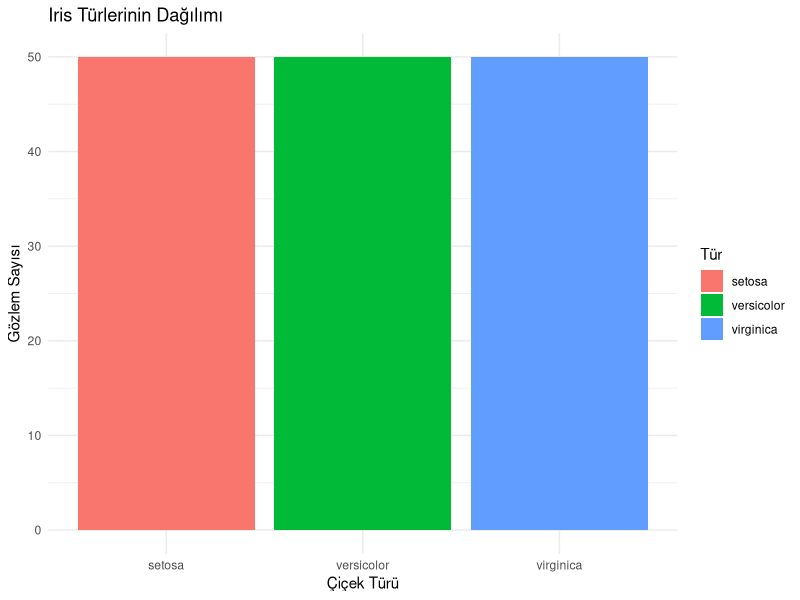
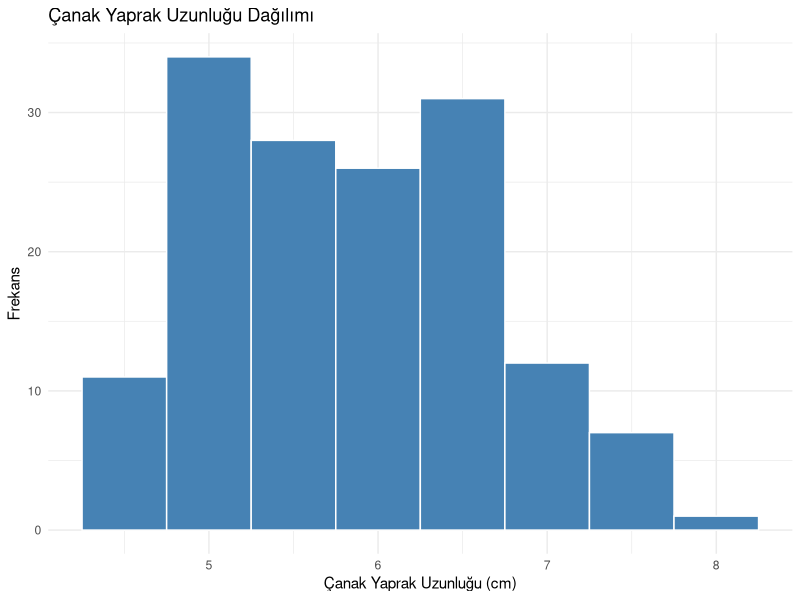
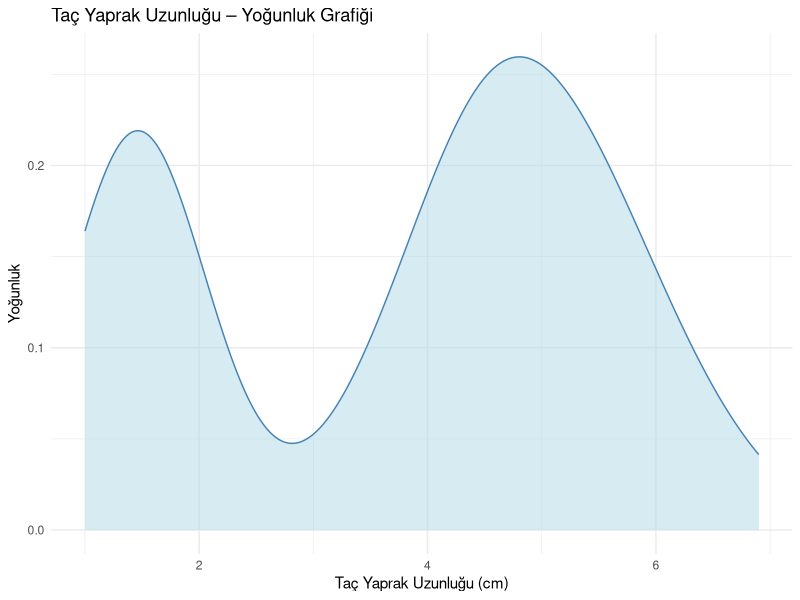
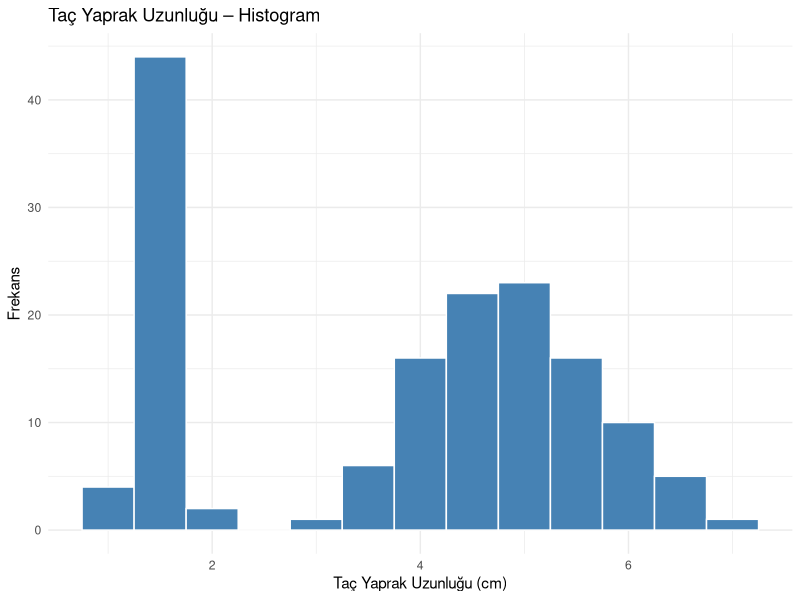
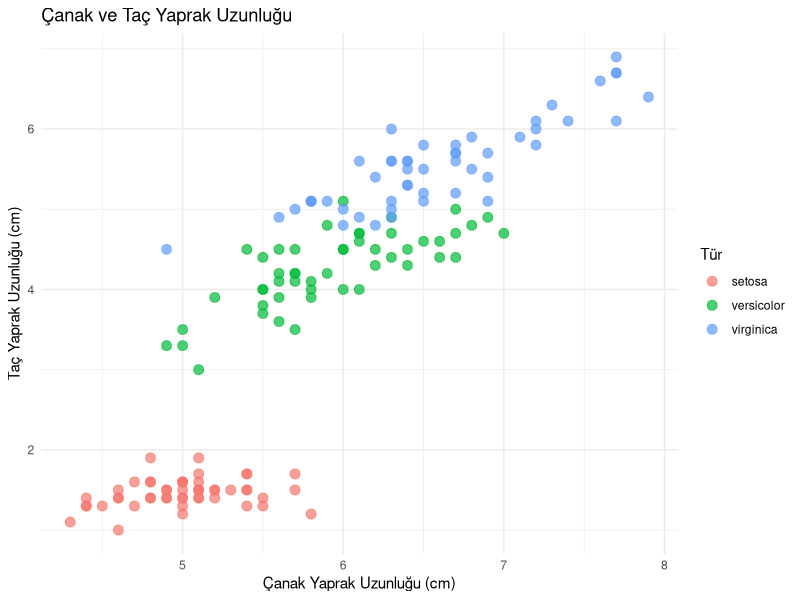
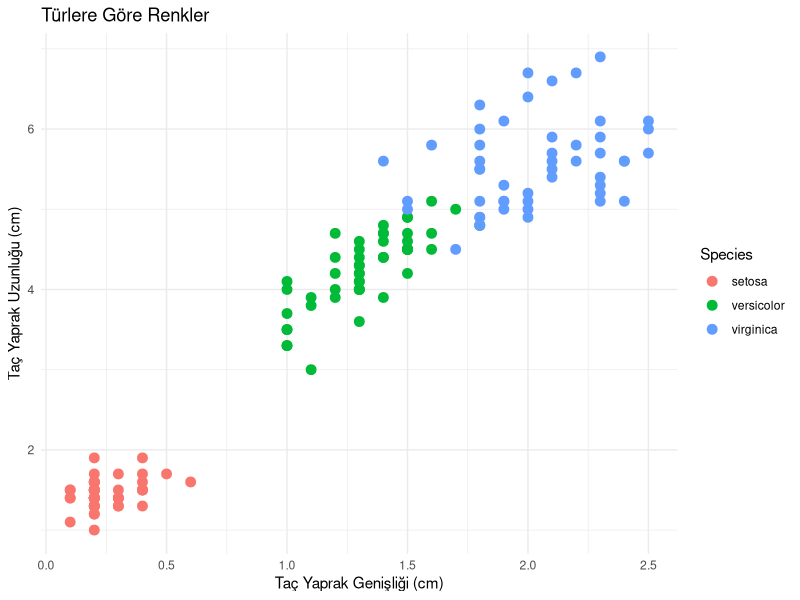
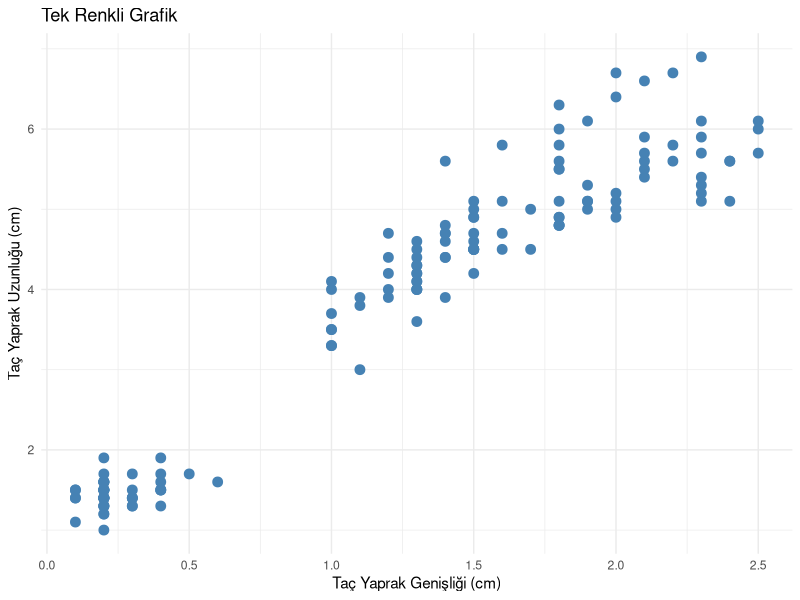
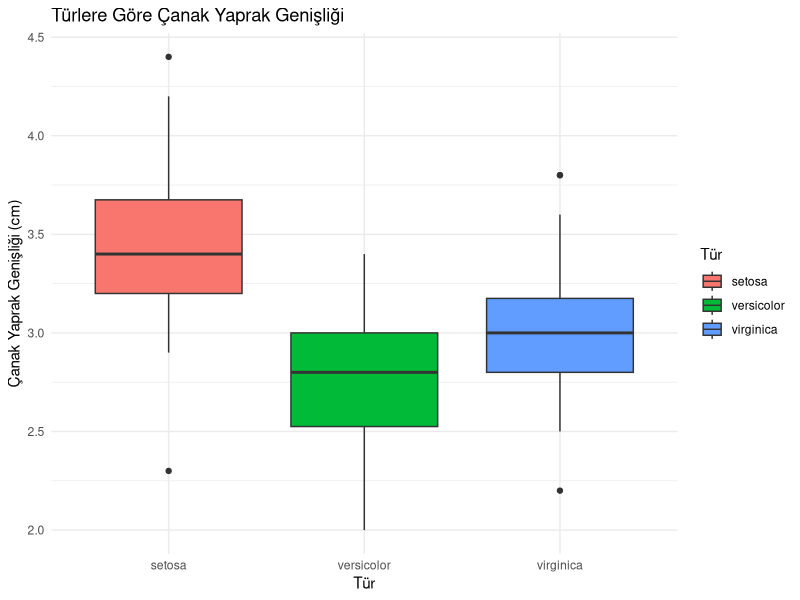

Recreate these plots in R, in order.
## ---- chunk 1
library(ggplot2)
data(iris)
## ---- chunk 2
head(iris)
dim(iris)
nrow(iris)
ncol(iris)
names(iris)
str(iris)
## ---- chunk 3
sum(is.na(iris))
colSums(is.na(iris))
summary(iris$Sepal.Length)
summary(iris$Petal.Length)
sd(iris$Sepal.Length)
sd(iris$Petal.Length)
## ---- chunk 4
table(iris$Species)

ggplot(iris, aes(x = Species, fill = Species)) +
  geom_bar() +
  labs(title = "Iris Türlerinin Dağılımı",
       x = "Çiçek Türü", y = "Gözlem Sayısı", fill = "Tür") +
  theme_minimal()
## ---- chunk 5
ggplot(iris, aes(x = Sepal.Length)) +
  geom_histogram(binwidth = 0.5, fill = "steelblue", color = "white") +
  labs(title = "Çanak Yaprak Uzunluğu Dağılımı",
       x = "Çanak Yaprak Uzunluğu (cm)", y = "Frekans") +
  theme_minimal()
## ---- chunk 6
ggplot(iris, aes(x = Petal.Length)) +
  geom_density(fill = "lightblue", color = "steelblue", alpha = 0.5) +
  labs(title = "Taç Yaprak Uzunluğu – Yoğunluk Grafiği",
       x = "Taç Yaprak Uzunluğu (cm)", y = "Yoğunluk") +
  theme_minimal()

ggplot(iris, aes(x = Petal.Length)) +
  geom_histogram(binwidth = 0.5, fill = "steelblue", color = "white") +
  labs(title = "Taç Yaprak Uzunluğu – Histogram",
       x = "Taç Yaprak Uzunluğu (cm)", y = "Frekans") +
  theme_minimal()
## ---- chunk 7
ggplot(iris, aes(x = Sepal.Length, y = Petal.Length, color = Species)) +
  geom_point(size = 3, alpha = 0.7) +
  labs(title = "Çanak ve Taç Yaprak Uzunluğu",
       x = "Çanak Yaprak Uzunluğu (cm)",
       y = "Taç Yaprak Uzunluğu (cm)", color = "Tür") +
  theme_minimal()
## ---- chunk 8
# Renk bir değişkene eşlenir:
ggplot(iris, aes(x = Petal.Width, y = Petal.Length, color = Species)) +
  geom_point(size = 3) +
  labs(title = "Türlere Göre Renkler", x = "Taç Yaprak Genişliği (cm)",
       y = "Taç Yaprak Uzunluğu (cm)") +
  theme_minimal()

# Tüm noktalar aynı renkte çizilir:
ggplot(iris, aes(x = Petal.Width, y = Petal.Length)) +
  geom_point(size = 3, color = "steelblue") +
  labs(title = "Tek Renkli Grafik", x = "Taç Yaprak Genişliği (cm)",
       y = "Taç Yaprak Uzunluğu (cm)") +
  theme_minimal()
## ---- chunk 9
ggplot(iris, aes(x = Species, y = Sepal.Width, fill = Species)) +
  geom_boxplot() +
  labs(title = "Türlere Göre Çanak Yaprak Genişliği",
       x = "Tür", y = "Çanak Yaprak Genişliği (cm)", fill = "Tür") +
  theme_minimal()

aggregate(Sepal.Width ~ Species, data = iris, FUN = median)
## ---- chunk 10
ggplot(iris, aes(x = Sepal.Length, y = Petal.Length, color = Sepal.Width)) +
  geom_point(size = 3) +
  scale_color_viridis_c() +
  labs(title = "Çanak Yaprak Genişliğine Göre Renkler",
       x = "Çanak Yaprak Uzunluğu (cm)",
       y = "Taç Yaprak Uzunluğu (cm)", color = "Genişlik (cm)") +
  theme_minimal()
## ---- chunk 11
ggplot(iris, aes(x = Sepal.Length, y = Petal.Length, color = Species)) +
  geom_point(size = 3, alpha = 0.7) +
  scale_color_manual(values = c("setosa" = "#1B9E77",
                                "versicolor" = "#D95F02",
                                "virginica" = "#7570B3")) +
  labs(title = "Türlere Göre Çanak ve Taç Yaprak Uzunluğu",
       x = "Çanak Yaprak Uzunluğu (cm)",
       y = "Taç Yaprak Uzunluğu (cm)", color = "Çiçek Türü") +
  theme_minimal()
## ---- chunk 12
ggplot(iris, aes(x = Sepal.Length, y = Petal.Length)) +
  geom_point(color = "steelblue", size = 2.5) +
  scale_x_continuous(breaks = seq(4, 8, 0.5)) +
  scale_y_continuous(breaks = seq(1, 7, 1)) +
  labs(title = "Eksen İşaretleri Düzenlenmiş Grafik",
       x = "Çanak Yaprak Uzunluğu (cm)",
       y = "Taç Yaprak Uzunluğu (cm)") +
  theme_minimal()
## ---- chunk 13
ggplot(iris, aes(x = Sepal.Length, y = Petal.Length)) +
  geom_point(color = "steelblue") +
  scale_x_continuous(breaks = seq(4, 8, 0.5)) +
  scale_y_continuous(breaks = seq(1, 7, 1)) +
  labs(title = "Minimal Tema", x = "Çanak Yaprak Uzunluğu (cm)",
       y = "Taç Yaprak Uzunluğu (cm)") +
  theme_minimal()

ggplot(iris, aes(x = Sepal.Length, y = Petal.Length)) +
  geom_point(color = "steelblue") +
  scale_x_continuous(breaks = seq(4, 8, 0.5)) +
  scale_y_continuous(breaks = seq(1, 7, 1)) +
  labs(title = "Klasik Tema", x = "Çanak Yaprak Uzunluğu (cm)",
       y = "Taç Yaprak Uzunluğu (cm)") +
  theme_classic()
## ---- chunk 14
ggplot(iris, aes(x = Sepal.Length, y = Petal.Length)) +
  geom_point(color = "steelblue") +
  facet_wrap(~ Species, ncol = 3) +
  labs(title = "Türler Yan Yana", x = "Çanak Yaprak Uzunluğu (cm)",
       y = "Taç Yaprak Uzunluğu (cm)") +
  theme_minimal()
## ---- chunk 15
ggplot(iris, aes(x = Sepal.Length, y = Petal.Length)) +
  geom_point(color = "steelblue") +
  facet_wrap(~ Species, ncol = 1) +
  labs(title = "Türler Alt Alta", x = "Çanak Yaprak Uzunluğu (cm)",
       y = "Taç Yaprak Uzunluğu (cm)") +
  theme_minimal()
## ---- chunk 16
ggplot(iris, aes(x = Sepal.Length, y = Petal.Length)) +
  geom_point(color = "steelblue") +
  facet_wrap(~ Species, scales = "fixed") +
  labs(title = "Sabit Ölçekler", x = "Çanak Yaprak Uzunluğu (cm)",
       y = "Taç Yaprak Uzunluğu (cm)") +
  theme_minimal()

ggplot(iris, aes(x = Sepal.Length, y = Petal.Length)) +
  geom_point(color = "steelblue") +
  facet_wrap(~ Species, scales = "free") +
  labs(title = "Serbest Ölçekler", x = "Çanak Yaprak Uzunluğu (cm)",
       y = "Taç Yaprak Uzunluğu (cm)") +
  theme_minimal()
## ---- chunk 17
iris$Uzunluk_Grubu = ifelse(iris$Sepal.Length < 5.8, "Kısa", "Uzun")
iris$Uzunluk_Grubu = factor(iris$Uzunluk_Grubu,
                            levels = c("Kısa", "Uzun"))

table(iris$Uzunluk_Grubu)

ggplot(iris, aes(x = Petal.Length, y = Petal.Width)) +
  geom_point(color = "steelblue", alpha = 0.7) +
  facet_grid(Uzunluk_Grubu ~ Species) +
  labs(title = "Uzunluk Grubu ve Türlere Göre Taç Yaprak Ölçüleri",
       x = "Taç Yaprak Uzunluğu (cm)",
       y = "Taç Yaprak Genişliği (cm)") +
  theme_minimal()
## ---- chunk 18
capraz_tablo = table(iris$Species, iris$Uzunluk_Grubu)
capraz_tablo
## ---- chunk 19
capraz_veri = as.data.frame(capraz_tablo)
names(capraz_veri) = c("Species", "Uzunluk_Grubu", "Freq")
head(capraz_veri)

ggplot(capraz_veri, aes(x = Species, y = Freq, fill = Uzunluk_Grubu)) +
  geom_col() +
  labs(title = "Tür ve Uzunluk Grubuna Göre Frekanslar",
       x = "Çiçek Türü", y = "Gözlem Sayısı", fill = "Uzunluk Grubu") +
  theme_minimal()
## ---- chunk 20
ggplot(capraz_veri, aes(x = Species, y = Freq, fill = Uzunluk_Grubu)) +
  geom_col(position = "dodge") +
  labs(title = "Yan Yana Sütunlar", x = "Çiçek Türü",
       y = "Gözlem Sayısı", fill = "Uzunluk Grubu") +
  theme_minimal()

ggplot(capraz_veri, aes(x = Species, y = Freq, fill = Uzunluk_Grubu)) +
  geom_col() +
  labs(title = "Yığınlı Sütunlar", x = "Çiçek Türü",
       y = "Gözlem Sayısı", fill = "Uzunluk Grubu") +
  theme_minimal()
## ---- chunk 21
ggplot(capraz_veri, aes(x = Species, y = Freq, fill = Species)) +
  geom_col() +
  facet_wrap(~ Uzunluk_Grubu) +
  labs(title = "Kısa ve Uzun Gruplarında Türlerin Frekansları",
       x = "Çiçek Türü", y = "Gözlem Sayısı", fill = "Tür") +
  theme_minimal()
## ---- chunk 22
ggplot(iris, aes(x = Petal.Length, y = Petal.Width, color = Species)) +
  geom_point(size = 3, alpha = 0.7) +
  facet_wrap(~ Species) +
  labs(title = "Türlere Göre Taç Yaprak Uzunluğu ve Genişliği",
       x = "Taç Yaprak Uzunluğu (cm)",
       y = "Taç Yaprak Genişliği (cm)", color = "Tür") +
  theme_minimal()
